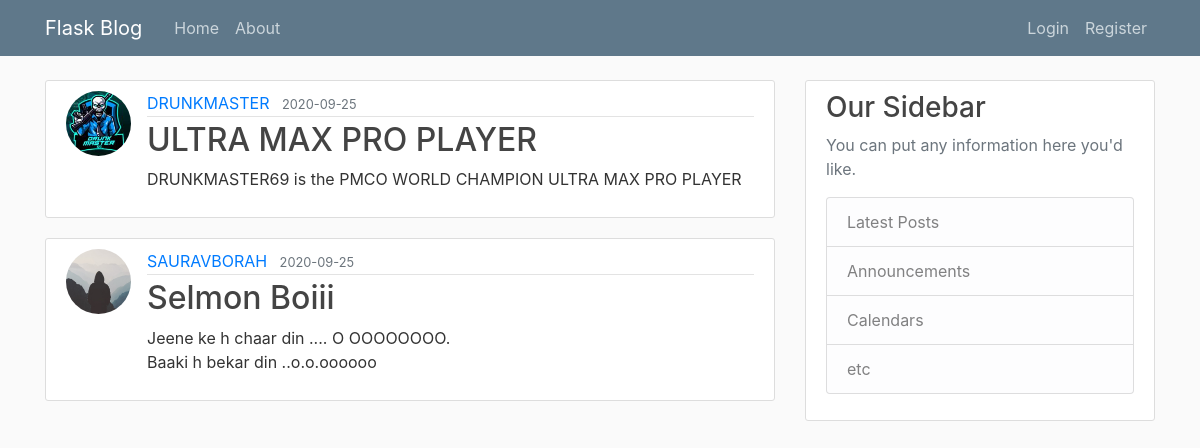
Page /home on the earlier database version.
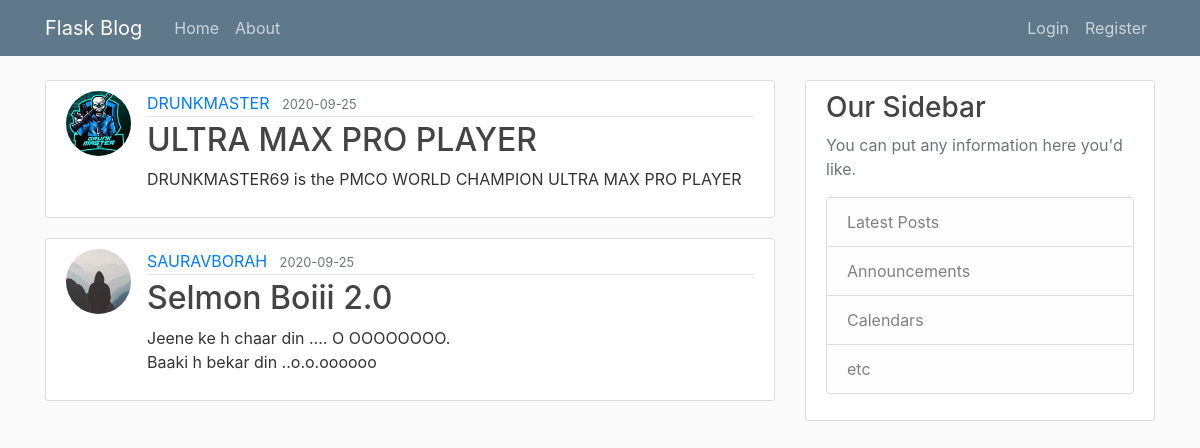
Same page on the later database version.
### flaskblog/models.py (models this page shows, shortened)
class Post(db.Model):
    id = db.Column(db.Integer, primary_key=True)
    title = db.Column(db.String(100), nullable=False)
    date_posted = db.Column(db.DateTime, nullable=False, default=datetime.utcnow)
    content = db.Column(db.Text, nullable=False)
    user_id = db.Column(db.Integer, db.ForeignKey('user.id'), nullable=False)

class User(db.Model,UserMixin):
    id = db.Column(db.Integer, primary_key=True)
    username = db.Column(db.String(20), unique=True, nullable=False)
    email = db.Column(db.String(120), unique=True, nullable=False)
    image_file = db.Column(db.String(20), nullable=False, default='default.jpg')
    password = db.Column(db.String(60), nullable=False)
    posts = db.relationship('Post', backref='author', lazy=True)

### flaskblog/routes.py (the view)
@app.route("/")
@app.route("/home")
def home():
    posts = Post.query.all()
    return render_template('home.html', posts=posts)

### flaskblog/templates/home.html
{% extends "layout.html" %}
{% block content %}
    {% for post in posts %}
        <article class="media content-section">
          <img class="rounded-circle article-img" src="{{url_for('static',filename='profile_pics/'+ post.author.image_file) }}">
          <div class="media-body">
            <div class="article-metadata">
              <a class="mr-2" href="#">{{ post.author.username }}</a>
              <small class="text-muted">{{ post.date_posted.strftime('%Y-%m-%d') }}</small>
            </div>
            <h2><a class="article-title" href="{{ url_for('post',post_id=post.id)}}">{{ post.title }}</a></h2>
            <p class="article-content">{{ post.content }}</p>
          </div>
        </article>
    {% endfor %}
{% endblock content %}

### flaskblog/templates/layout.html (shortened to what this page needs)
<!DOCTYPE html>
<html>
<head>
    <link rel="stylesheet" href="https://maxcdn.bootstrapcdn.com/bootstrap/4.0.0/css/bootstrap.min.css">
    <link rel="stylesheet" type="text/css" href="{{ url_for('static', filename='main.css') }}">
</head>
<body>
    <header class="site-header">
      <nav class="navbar navbar-expand-md navbar-dark bg-steel fixed-top">
        <div class="container">
          <a class="navbar-brand mr-4" href="/">Flask Blog</a>
          <div class="collapse navbar-collapse" id="navbarToggle">
            <div class="navbar-nav mr-auto">
              <a class="nav-item nav-link" href="{{ url_for('home') }}">Home</a>
              <a class="nav-item nav-link" href="{{ url_for('about') }}">About</a>
            </div>
            <div class="navbar-nav">
              {% if current_user.is_authenticated %}
              <a class="nav-item nav-link" href="{{ url_for('new_post') }}">New Post</a>
              <a class="nav-item nav-link" href="{{ url_for('account') }}">Account</a>
              <a class="nav-item nav-link" href="{{ url_for('logout') }}">Logout</a>
              {% else %}
                <a class="nav-item nav-link" href="{{ url_for('login') }}">Login</a>
                <a class="nav-item nav-link" href="{{ url_for('register') }}">Register</a>
                {% endif %}
            </div>
          </div>
        </div>
      </nav>
    </header>
    <main role="main" class="container">
      <div class="row">
        <div class="col-md-8">
          {% block content %}{% endblock %}
        </div>
        <div class="col-md-4">
          <div class="content-section">
            <h3>Our Sidebar</h3>
            <p class='text-muted'>You can put any information here you'd like.
              <ul class="list-group">
                <li class="list-group-item list-group-item-light">Latest Posts</li>
                <li class="list-group-item list-group-item-light">Announcements</li>
                <li class="list-group-item list-group-item-light">Calendars</li>
                <li class="list-group-item list-group-item-light">etc</li>
              </ul>
            </p>
          </div>
        </div>
      </div>
    </main>
</body>
</html>

### flaskblog/static/main.css (style rules this page uses)
body { background: #fafafa; color: #333333; margin-top: 5rem; }
h1, h2, h3, h4, h5, h6 { color: #444444; }
.bg-steel { background-color: #5f788a; }
.site-header .navbar-nav .nav-link { color: #cbd5db; }
.content-section { background: #ffffff; padding: 10px 20px; border: 1px solid #dddddd; border-radius: 3px; margin-bottom: 20px; }
.article-title { color: #444444; }
.article-content { white-space: pre-line; }
.article-img { height: 65px; width: 65px; margin-right: 16px; }
.article-metadata { padding-bottom: 1px; margin-bottom: 4px; border-bottom: 1px solid #e3e3e3 }

Differences in the rows shown:
changed Post "Jeene ke h chaar din .... O OOOOOOOO. Baaki h bekar din ..o.o.oooooo": title "Selmon Boiii" → "Selmon Boiii 2.0"
